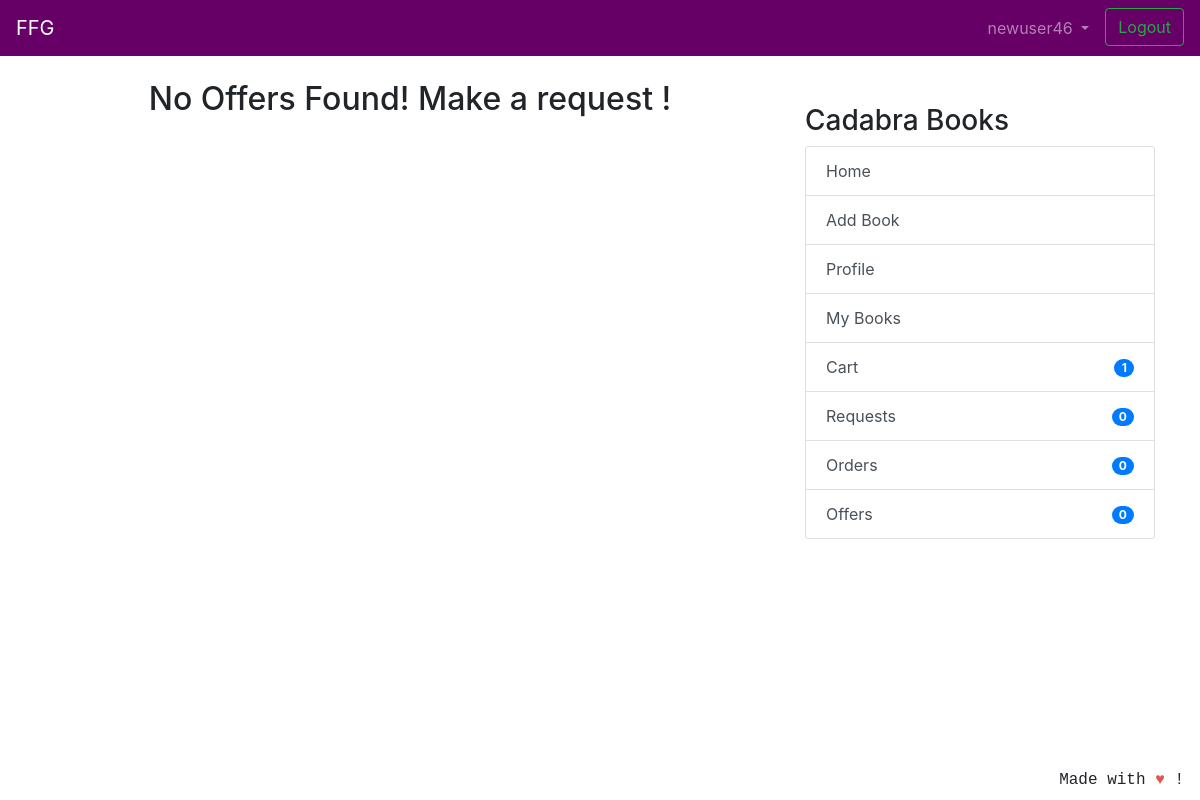
Page /transaction/offers/ (signed in) on the earlier database version.
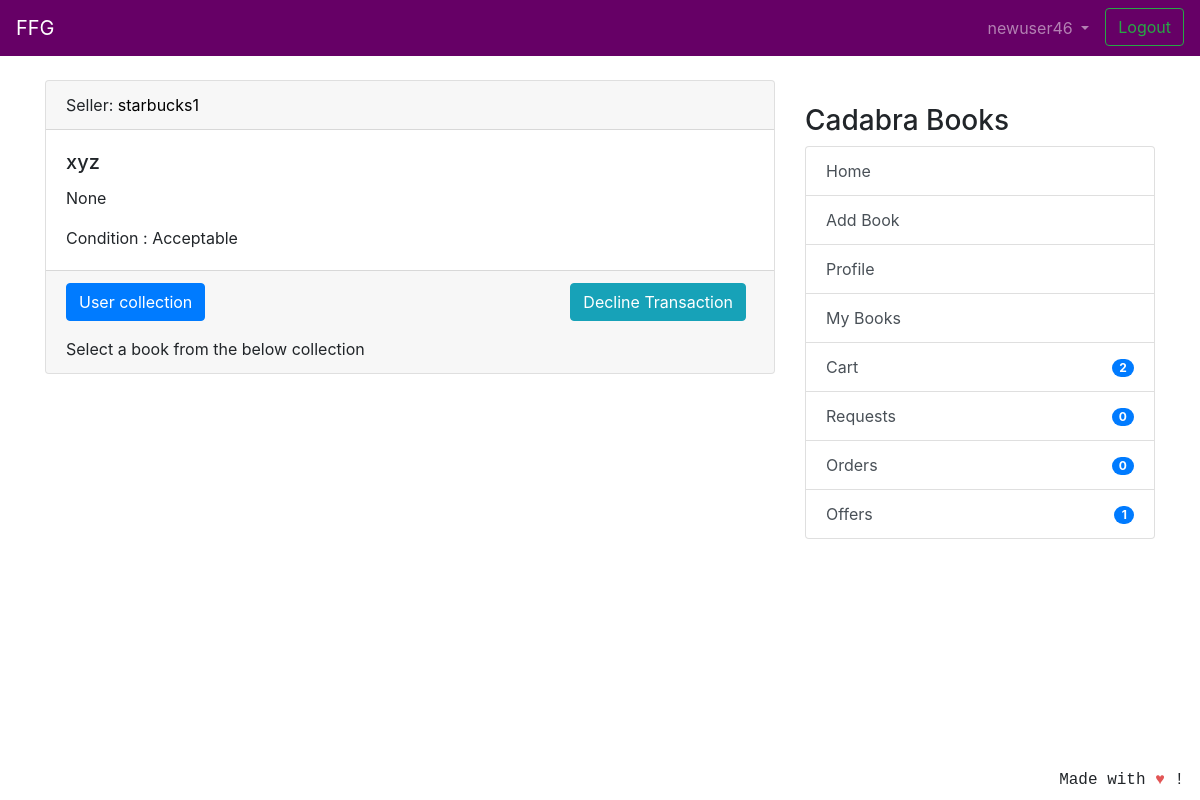
Same page on the later database version.
### coreapp/models.py (models this page shows, shortened)
class Requests(models.Model):
	requester = models.ForeignKey(User, related_name='to_user', on_delete=models.CASCADE)
	offerrer = models.ForeignKey(User, related_name='from_user', on_delete=models.CASCADE)
	timestamp = models.DateTimeField(auto_now_add=True)
	requester_book = models.ForeignKey(Book, related_name='requester_book_from_user', on_delete=models.CASCADE)

class Book(models.Model):
    user = models.ForeignKey(User, on_delete=models.CASCADE, null=True)
    book_name = models.CharField(max_length=100)
    author_name = models.CharField(max_length=100, blank=True, null=True)
    description = models.CharField(max_length=2000,blank=True,null=True)
    image = models.ImageField(null=True, blank=True, upload_to="book_images/")
    price = models.IntegerField(null=True,blank=True)
    sell_or_exchange = models.CharField(
        max_length=100, choices=BUY_OR_EXCHANGE, default='Exchange')
    condition = models.CharField(
        max_length=100, choices=CONITION_CHOICES, default='Acceptable')
    created_at = models.DateTimeField(auto_now_add=True)
    class Meta:
        verbose_name = 'Book'
        verbose_name_plural = 'Books'

### transaction/views.py (the view)
# urls.py: path('offers/', views.OfferListView.as_view(), name='offers_view'),
class OfferListView(LoginRequiredMixin, generic.ListView):
    model = Requests
    template_name = 'transaction_offer.html'
    context_object_name = 'offers'
    def get_queryset(self):
        return Requests.objects.filter(offerrer=self.request.user).order_by('timestamp')
    def get_context_data(self, **kwargs):
        context = super().get_context_data(**kwargs)
        context['collection_all'] = UserCollection.objects.filter(
            books__sell_or_exchange="Exchange")
        return context

### coreapp/models.py (called while the page is built)
    def get_cart_items(self):
        return self.items.all()

### nofapapp/context_processors.py (called while the page is built)
def add_variable_to_context(request):
    if request.user.id:
        orderitems = Order.objects.get(owner=request.user.profile)
        orders = orderitems.get_cart_items()
        return {
            'requestscount': Requests.objects.filter(requester=request.user).count(),
            'offercount' : Requests.objects.filter(offerrer=request.user).count(),
            'orderscount': Transaction.objects.filter(offerrer=request.user).count()+FinalBuyOrder.objects.filter(user=request.user).count(),
            'cartitemscount': len(orders),
            'addresscheck': get_object_or_404(ShippingAddress, profile=get_object_or_404(Profile, user=request.user)).address1,
            }
    else:
        return {}

### transaction/transaction/templatetags/user_books_tag.py (called while the page is built)
@register.filter
def user_books_for_user(collection_all, user_username):
    user_profile = get_object_or_404(Profile, user__username=user_username)
    collection_items = collection_all.get(
        owner=user_profile)
    return collection_items.books.filter(
        sell_or_exchange='Exchange')

### templates/transaction_offer.html (shortened to what this page needs)
{% extends 'base.html' %}
{% load user_books_tag %}
{% block content %}
{% if offers %}
{% for offer in offers %}
<div class="card text-left">
    <div class="card-header">
        Seller: <a style="color:black">{{ offer.requester }}</a>
    </div>
    <div class="card-body">
        <h5 class="card-title">{{ offer.requester_book.book_name }}</h5>
        <p class="card-text">{{ offer.requester_book.description }}</p>
        <p class="card-text">Condition : {{ offer.requester_book.condition }} </p>
    </div>
    <div class="card-footer text-mutxed">
        <a href="{% url 'transaction:offer-delete' offer.id %}" class="mr-2 btn btn-info float-right">Decline Transaction</a>
        <p>
            <a class="btn btn-primary" data-toggle="collapse" href="#collapseExample" role="button" aria-expanded="false"
                aria-controls="collapseExample">
                User collection
            </a>
        </p>
        Select a book from the below collection
    </div>
</div>
{% endfor %}
{% else %}
<h2 align="center">No Offers Found! Make a request !</h2>
{% endif %}
{% endblock %}

### templates/base.html (shortened to what this page needs)
{% load static %}
<!doctype html>
<html lang="en">
  <head>
    <link rel="stylesheet" href="https://stackpath.bootstrapcdn.com/bootstrap/4.2.1/css/bootstrap.min.css"
>
  </head>
  <body>
    <header class="site-header">
<nav class="navbar navbar-expand-lg navbar-dark" style="background-color: #660066;">
  <a class="navbar-brand" href="#">FFG</a>
  <div class="collapse navbar-collapse" id="navbarSupportedContent">
    <ul class="navbar-nav ml-auto">
      {% if user.is_authenticated %}
      <li class="nav-item dropdown">
        <a class="nav-link dropdown-toggle" href="#" id="navbarDropdown" role="button" data-toggle="dropdown"
          aria-haspopup="true" aria-expanded="false">
          {{ user.username }}
        </a>
      </li>
      <li><a class="btn btn-outline-success ml-2 my-2 my-sm-0" href="{% url 'logout'%}">Logout</a></li>
        {% else %}
      <li><a href="{% url 'login' %}" class="btn btn-outline-success">Login</a></li>
      <li><a href="{% url 'coreapp:signup' %}" class="btn btn-primary ml-2">Sign up</a></li>
      {% endif %}
    </ul>
  </div>
</nav>
  </header>
  <br/>
    <div class="container">
      <div class="row justify-content-center">
        <div class="col-8">
          {% block content %}
          {% endblock %}
        </div>
        {% if user.is_authenticated %}
                <div class="col-md-4">
                  <div class="content-section">
                    <br/>
                    <h3>Cadabra Books</h3>
                      <ul class="list-group">
                        <a class="list-group-item list-group-item-action" href="{% url 'coreapp:list_entries' %}" > Home </a>
                        <a class="list-group-item list-group-item-action" href="{% url 'coreapp:new_entry' %}" > Add Book</a>
                        <a class="list-group-item list-group-item-action" href="{% url 'coreapp:profile' %}" >Profile</a>
                        <a class="list-group-item list-group-item-action" href="{% url 'coreapp:userbooks' %}" >My Books</a>
                        <a class="list-group-item list-group-item-action" href="{% url 'cart:cart_items' %}" >Cart<span class="badge badge-primary badge-pill float-right mt-1">{{ cartitemscount }}</span> </a>
                        <a class="list-group-item list-group-item-action" href="{% url 'transaction:requests_view' %}" >Requests<span class="badge badge-primary badge-pill float-right mt-1">{{ requestscount }}</span></a>
                        <a class="list-group-item list-group-item-action" href="{% url 'transaction:orders_view' %}" >Orders <span class="badge badge-primary badge-pill float-right mt-1">{{ orderscount }}</span></a>
                        <a class="list-group-item list-group-item-action" href="{% url 'transaction:offers_view' %}" >Offers <span class="badge badge-primary badge-pill float-right mt-1">{{ offercount }}</span></a>
                      </ul>
                      <br/>
                  </div>
                </div>
                {% endif %}
      </div>
    </div>
<footer class="site-footer mr-3 mb-2" style="position:fixed;right:0;bottom:0;font-family: 'Courier';font-style: bold;">
  Made with <span style="color: #e25555;">&hearts;</span> !
</footer>
</body>
</html>

Differences in the rows shown:
added Requests: requester "starbucks1", requester_book.book_name "xyz", requester_book.description "None", requester_book.condition "Acceptable"
Other differences:
{{ cartitemscount }}: "1" → "2"
{{ offercount }}: "0" → "1"
text no longer shown: "No Offers Found! Make a request !"
